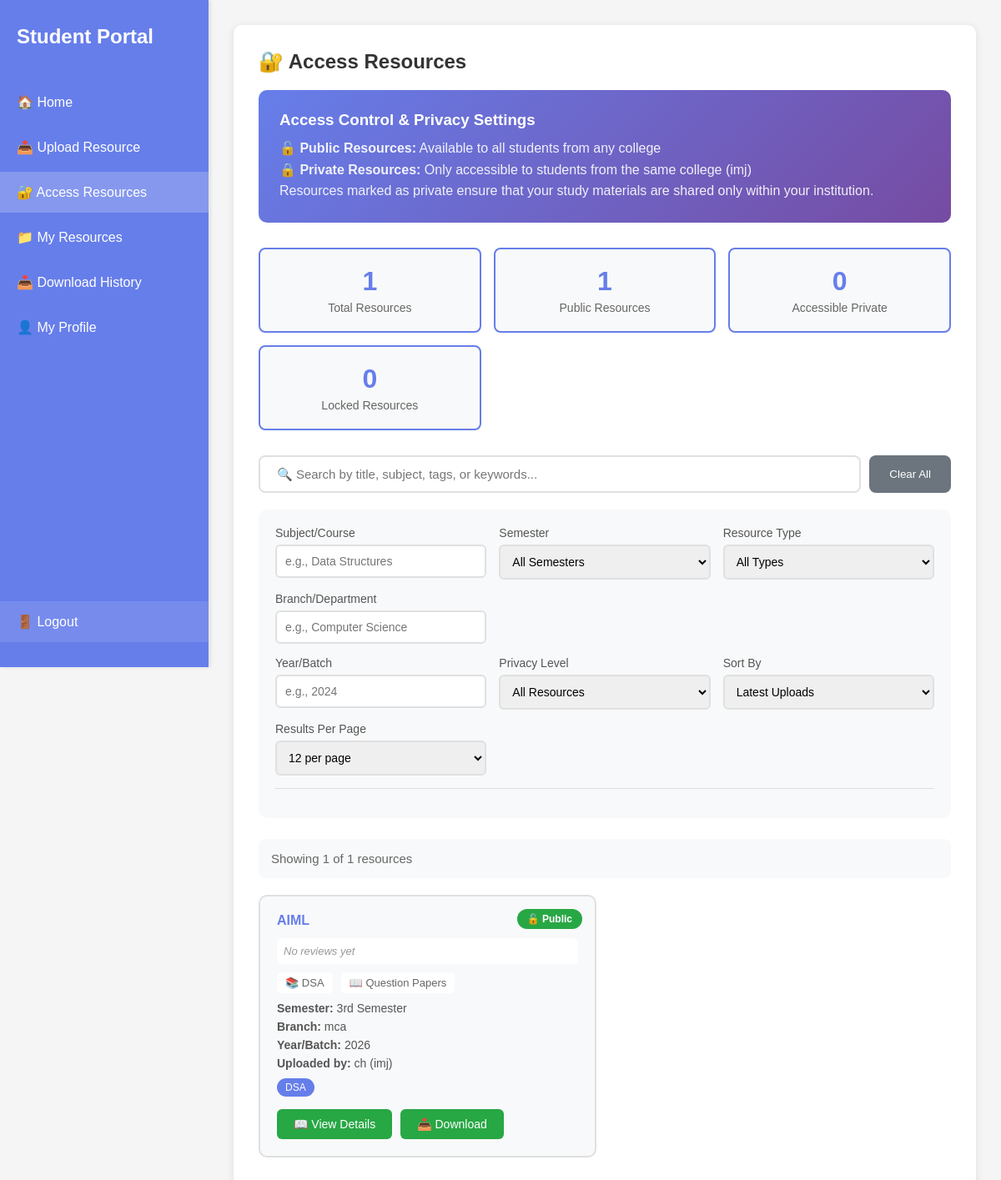
/access_resources (signed in), run on the app's committed database.
### tables this page shows
CREATE TABLE users (
            id INTEGER PRIMARY KEY AUTOINCREMENT,
            name TEXT NOT NULL,
            email TEXT UNIQUE NOT NULL,
            password TEXT NOT NULL,
            phone TEXT NOT NULL,
            college TEXT NOT NULL,
            branch TEXT NOT NULL,
            semester TEXT NOT NULL
        , blocked INTEGER DEFAULT 0);

CREATE TABLE resources (
            id INTEGER PRIMARY KEY AUTOINCREMENT,
            user_id INTEGER NOT NULL,
            title TEXT NOT NULL,
            subject TEXT NOT NULL,
            semester TEXT NOT NULL,
            resource_type TEXT NOT NULL,
            year_batch TEXT NOT NULL,
            description TEXT,
            tags TEXT,
            filename TEXT NOT NULL,
            original_filename TEXT NOT NULL,
            file_size INTEGER,
            upload_date TIMESTAMP DEFAULT CURRENT_TIMESTAMP, privacy TEXT DEFAULT 'Public', approval_status TEXT DEFAULT 'approved',
            FOREIGN KEY (user_id) REFERENCES users (id)
        );

### app.py (the view)
@app.route('/access_resources')
def access_resources():
    if 'user' not in session:
        flash('Please login to access resources', 'error')
        return redirect(url_for('login'))
    conn = get_db_connection()
    cursor = conn.cursor()
    if 'student_id' in session and session['student_id']:
        cursor.execute("SELECT * FROM users WHERE id=?", (session['student_id'],))
    else:
        cursor.execute('SELECT * FROM users WHERE email = ?', (session['user'],))
    user = cursor.fetchone()
    if not user:
        conn.close()
        session.clear()
        flash('User not found. Please login again.', 'error')
        return redirect(url_for('login'))
    cursor.execute("""
        SELECT r.*, u.name as uploader_name,
               u.college as uploader_college,
               u.branch as uploader_branch
        FROM resources r
        JOIN users u ON r.user_id = u.id
        WHERE r.approval_status = 'approved'
        ORDER BY r.upload_date DESC
    """)
    resources = cursor.fetchall()
    resource_list = []
    for resource in resources:
        accessible = (resource['privacy'] == 'Public' or
                     (resource['privacy'] == 'Private' and
                      resource['uploader_college'] == user['college']))
        rating_info = get_resource_rating(resource['id'])
        resource_list.append({
            **dict(resource),
            "accessible": accessible,
            "avg_rating": rating_info['avg_rating'],
            "review_count": rating_info['review_count']
        })
    conn.close()
    return render_template("access_resources.html",
                         resources=resource_list,
                         user=user)

### app.py (called while the page is built)
def get_db_connection():
    conn = sqlite3.connect('users.db')
    conn.row_factory = sqlite3.Row
    return conn

def get_resource_rating(resource_id):
    conn = get_db_connection()
    cursor = conn.cursor()
    cursor.execute('''
        SELECT
            COALESCE(AVG(rating), 0) as avg_rating,
            COUNT(*) as review_count
        FROM reviews
        WHERE resource_id = ?
    ''', (resource_id,))
    result = cursor.fetchone()
    conn.close()
    return {
        'avg_rating': round(result['avg_rating'], 1) if result['avg_rating'] else 0,
        'review_count': result['review_count']
    }

### templates/access_resources.html (shortened to what this page needs)
<!DOCTYPE html>
<html lang="en">
<head>
</head>
<body>
    <div class="sidebar">
        <div class="nav-brand">Student Portal</div>
        <ul class="nav-menu">
            <li><a href="/dashboard">🏠 Home</a></li>
            <li><a href="/upload_page">📤 Upload Resource</a></li>
            <li><a href="/access_resources" class="active">🔐 Access Resources</a></li>
            <li><a href="/dashboard#uploaded">📁 My Resources</a></li>
            <li><a href="/dashboard#history">📥 Download History</a></li>
            <li><a href="/dashboard#profile">👤 My Profile</a></li>
            <li class="logout-item"><a href="/logout" class="logout-link">🚪 Logout</a></li>
        </ul>
    </div>
    <div class="main-content">
        <div class="content-box">
            <h2>🔐 Access Resources</h2>
            <div class="info-banner">
                <h3>Access Control & Privacy Settings</h3>
                <p>🔓 <strong>Public Resources:</strong> Available to all students from any college</p>
                <p>🔒 <strong>Private Resources:</strong> Only accessible to students from the same college ({{
                    user.college }})</p>
                <p>Resources marked as private ensure that your study materials are shared only within your institution.
                </p>
            </div>
            <div class="stats-row">
                <div class="stat-box">
                    <div class="stat-number" id="totalResources">{{ resources|length }}</div>
                    <div class="stat-label">Total Resources</div>
                </div>
                <div class="stat-box">
                    <div class="stat-number" id="publicResources">0</div>
                    <div class="stat-label">Public Resources</div>
                </div>
                <div class="stat-box">
                    <div class="stat-number" id="accessiblePrivate">0</div>
                    <div class="stat-label">Accessible Private</div>
                </div>
                <div class="stat-box">
                    <div class="stat-number" id="lockedResources">0</div>
                    <div class="stat-label">Locked Resources</div>
                </div>
            </div>
            <div class="search-section">
                <div class="search-bar">
                    <input type="text" id="searchInput" placeholder="🔍 Search by title, subject, tags, or keywords..."
                        onkeyup="filterResources()">
                    <button onclick="clearAllFilters()" class="btn-clear">Clear All</button>
                </div>
            </div>
            <div class="filters-container">
                <div class="filters-row">
                    <div class="filter-group">
                        <label>Subject/Course</label>
                        <input type="text" id="subjectFilter" placeholder="e.g., Data Structures"
                            onkeyup="filterResources()">
                    </div>
                    <div class="filter-group">
                        <label>Semester</label>
                        <select id="semesterFilter" onchange="filterResources()">
                            <option value="">All Semesters</option>
                        </select>
                    </div>
                    <div class="filter-group">
                        <label>Resource Type</label>
                        <select id="typeFilter" onchange="filterResources()">
                            <option value="">All Types</option>
                        </select>
                    </div>
                    <div class="filter-group">
                        <label>Branch/Department</label>
                        <input type="text" id="branchFilter" placeholder="e.g., Computer Science"
                            onkeyup="filterResources()">
                    </div>
                </div>
                <div class="filters-row">
                    <div class="filter-group">
                        <label>Year/Batch</label>
                        <input type="text" id="yearFilter" placeholder="e.g., 2024" onkeyup="filterResources()">
                    </div>
                    <div class="filter-group">
                        <label>Privacy Level</label>
                        <select id="privacyFilter" onchange="filterResources()">
                            <option value="">All Resources</option>
                        </select>
                    </div>
                    <div class="filter-group">
                        <label>Sort By</label>
                        <select id="sortFilter" onchange="sortResources()">
                            <option value="latest">Latest Uploads</option>
                        </select>
                    </div>
                    <div class="filter-group">
                        <label>Results Per Page</label>
                        <select id="resultsPerPage" onchange="updatePagination()">
                            <option value="12">12 per page</option>
                        </select>
                    </div>
                </div>
                <div class="active-filters" id="activeFilters"></div>
            </div>
            <div class="results-header">
                <div class="results-info">
                    <span id="resultsCount">Showing 0 of 0 resources</span>
                </div>
            </div>
            <div id="resourcesGrid" class="resources-grid">
                {% if resources %}
                {% for resource in resources %}
                <div class="resource-card {% if not resource.accessible %}locked{% endif %}"
                    data-title="{{ resource.title|lower }}" data-subject="{{ resource.subject|lower }}"
                    data-semester="{{ resource.semester }}" data-type="{{ resource.resource_type }}"
                    data-privacy="{{ resource.privacy }}" data-branch="{{ resource.uploader_branch|lower }}"
                    data-year="{{ resource.year_batch }}" data-tags="{{ resource.tags|lower if resource.tags else '' }}"
                    data-date="{{ resource.upload_date }}" data-rating="{{ resource.avg_rating }}"
                    data-accessible="{{ 'true' if resource.accessible else 'false' }}">
                    <span
                        class="privacy-badge {% if resource.privacy == 'Public' %}badge-public{% else %}badge-private{% endif %}">
                        {% if resource.privacy == 'Public' %}🔓 Public{% else %}🔒 Private{% endif %}
                    </span>
                    <h4 onclick="window.location.href='/resource/{{ resource.id }}'">{{ resource.title }}</h4>
                    <div class="rating-display">
                        {% if resource.review_count > 0 %}
                        <span class="stars">{{ '★' * resource.avg_rating|int }}{{ '☆' * (5 - resource.avg_rating|int)
                            }}</span>
                        <span class="rating-text">{{ resource.avg_rating }} ({{ resource.review_count }} review{{ 's' if
                            resource.review_count != 1 else '' }})</span>
                        {% else %}
                        <span class="no-rating">No reviews yet</span>
                        {% endif %}
                    </div>
                    <div class="resource-meta">
                        <span class="meta-item">📚 {{ resource.subject }}</span>
                        <span class="meta-item">📖 {{ resource.resource_type }}</span>
                    </div>
                    <p><strong>Semester:</strong> {{ resource.semester }}</p>
                    <p><strong>Branch:</strong> {{ resource.uploader_branch }}</p>
                    <p><strong>Year/Batch:</strong> {{ resource.year_batch }}</p>
                    <p><strong>Uploaded by:</strong> {{ resource.uploader_name }} ({{ resource.uploader_college }})</p>
                    {% if resource.tags %}
                    <div class="resource-tags">
                        {% for tag in resource.tags.split(',') %}
                        <span class="tag">{{ tag.strip() }}</span>
                        {% endfor %}
                    </div>
                    {% endif %}
                    <div class="resource-actions">
                        {% if resource.accessible %}
                        <a href="/resource/{{ resource.id }}" class="btn btn-download">📖 View Details</a>
                        <a href="/download/{{ resource.id }}" class="btn btn-download">📥 Download</a>
                        {% else %}
                        <button class="btn btn-locked" disabled>🔒 Locked</button>
                        {% endif %}
                    </div>
                </div>
                {% endfor %}
                {% else %}
                <div class="empty-state">
                    <h3>No resources available</h3>
                    <p>Be the first to upload a resource!</p>
                </div>
                {% endif %}
            </div>
        </div>
    </div>
</body>
</html>

### templates/access_resources.html (style rules this page uses)
* { margin: 0; padding: 0; box-sizing: border-box; }
body { font-family: Arial, sans-serif; background: #f5f5f5; min-height: 100vh; }
.sidebar { position: fixed; left: 0; top: 0; width: 250px; height: 100vh; background: #667eea; padding: 30px 0; box-shadow: 2px 0 5px rgba(0, 0, 0, 0.1); display: flex; flex-direction: column; z-index: 100; }
.nav-brand { color: white; font-size: 24px; font-weight: bold; padding: 0 20px; margin-bottom: 40px; }
.nav-menu { list-style: none; display: flex; flex-direction: column; gap: 5px; flex: 1; }
.nav-menu li a { color: white; text-decoration: none; padding: 15px 20px; display: block; transition: background 0.3s; }
.nav-menu li a:hover, .nav-menu li a.active { background: rgba(255, 255, 255, 0.2); }
.logout-item { margin-top: auto; }
.logout-link { background: rgba(255, 255, 255, 0.1); }
.main-content { margin-left: 250px; padding: 30px; }
.content-box { background: white; padding: 30px; border-radius: 10px; box-shadow: 0 2px 10px rgba(0, 0, 0, 0.1); }
h2 { color: #333; margin-bottom: 20px; }
.info-banner { background: linear-gradient(135deg, #667eea 0%, #764ba2 100%); color: white; padding: 25px; border-radius: 10px; margin-bottom: 30px; }
.info-banner h3 { margin-bottom: 10px; }
.info-banner p { opacity: 0.9; line-height: 1.6; }
.search-section { margin-bottom: 20px; }
.search-bar { display: flex; gap: 10px; }
.search-bar input { flex: 1; padding: 12px 20px; border: 2px solid #e0e0e0; border-radius: 8px; font-size: 15px; }
.btn-clear { padding: 12px 24px; background: #6c757d; color: white; border: none; border-radius: 8px; cursor: pointer; font-weight: 500; }
.filters-container { background: #f8f9fa; padding: 20px; border-radius: 10px; margin-bottom: 25px; }
.filters-row { display: grid; grid-template-columns: repeat(auto-fit, minmax(220px, 1fr)); gap: 15px; margin-bottom: 15px; }
.filter-group { display: flex; flex-direction: column; }
.filter-group label { margin-bottom: 6px; color: #555; font-weight: 500; font-size: 14px; }
.filter-group select, .filter-group input { padding: 10px; border: 2px solid #e0e0e0; border-radius: 6px; font-size: 14px; }
.active-filters { display: flex; flex-wrap: wrap; gap: 8px; margin-top: 15px; padding-top: 15px; border-top: 1px solid #ddd; }
.results-header { display: flex; justify-content: space-between; align-items: center; margin-bottom: 20px; padding: 15px; background: #f8f9fa; border-radius: 8px; }
.results-info { font-size: 15px; color: #666; font-weight: 500; }
.resources-grid { display: grid; grid-template-columns: repeat(auto-fill, minmax(320px, 1fr)); gap: 20px; }
.resource-card { background: #f8f9fa; padding: 20px; border-radius: 10px; border: 2px solid #e0e0e0; transition: all 0.3s; position: relative; }
.privacy-badge { position: absolute; top: 15px; right: 15px; padding: 5px 12px; border-radius: 20px; font-size: 12px; font-weight: 600; }
.badge-public { background: #28a745; color: white; }
.resource-card h4 { color: #667eea; margin-bottom: 12px; padding-right: 80px; cursor: pointer; }
.resource-card p { margin: 6px 0; color: #555; font-size: 14px; }
.rating-display { display: flex; align-items: center; gap: 8px; margin: 10px 0; padding: 8px; background: white; border-radius: 6px; }
.no-rating { color: #999; font-size: 13px; font-style: italic; }
.resource-meta { display: flex; flex-wrap: wrap; gap: 10px; margin: 10px 0; }
.meta-item { background: white; padding: 5px 10px; border-radius: 5px; font-size: 13px; color: #666; }
.resource-tags { display: flex; flex-wrap: wrap; gap: 5px; margin: 10px 0; }
.tag { background: #667eea; color: white; padding: 4px 10px; border-radius: 15px; font-size: 12px; }
.resource-actions { display: flex; gap: 10px; margin-top: 15px; }
.btn { padding: 10px 20px; border: none; border-radius: 6px; cursor: pointer; font-size: 14px; font-weight: 500; transition: all 0.3s; text-decoration: none; display: inline-block; }
.btn-download { background: #28a745; color: white; }
.stats-row { display: grid; grid-template-columns: repeat(auto-fit, minmax(200px, 1fr)); gap: 15px; margin-bottom: 30px; }
.stat-box { background: #f8f9fa; padding: 20px; border-radius: 8px; text-align: center; border: 2px solid #667eea; }
.stat-number { font-size: 32px; font-weight: bold; color: #667eea; }
.stat-label { color: #666; font-size: 14px; margin-top: 5px; }

### data on the page
users: college "imj"
resources: privacy "🔓 Public", title "AIML", subject "DSA", resource_type "Question Papers", semester "3rd Semester", uploader_branch "mca", year_batch "2026", uploader_name "ch", uploader_college "imj", strip "DSA"

### other printed values
{{ resources|length }} "1"
